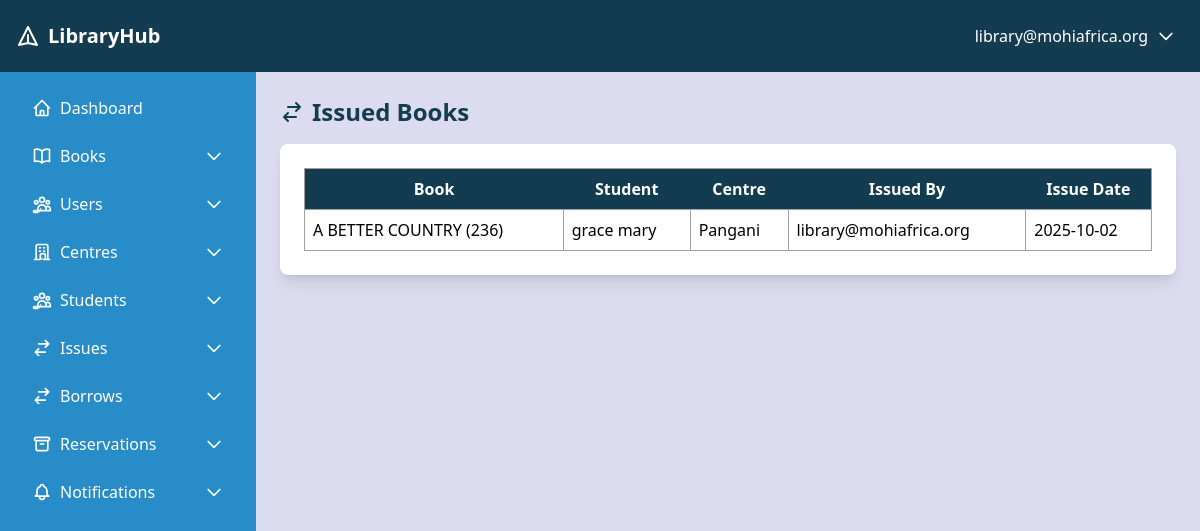
Page /issue-list/ (signed in) on the committed database.
### library_app/models.py (models this page shows, shortened)
class CustomUser(AbstractUser):
    username = None
    email = models.EmailField(unique=True)
    is_librarian = models.BooleanField(default=False)
    is_student = models.BooleanField(default=False)
    is_site_admin = models.BooleanField(default=False)
    is_teacher = models.BooleanField(default=False)
    is_other = models.BooleanField(default=False)
    centre = models.ForeignKey(
        'Centre', on_delete=models.SET_NULL, null=True, blank=True)
    force_password_change = models.BooleanField(default=False)
    USERNAME_FIELD = 'email'
    REQUIRED_FIELDS = []
    objects = CustomUserManager()  # Assign the custom manager here
    groups = models.ManyToManyField(
        Group,
        related_name='customuser_set',
        blank=True,
        help_text='The groups this user belongs to.',
        verbose_name='groups',
    )
    user_permissions = models.ManyToManyField(
        Permission,
        related_name='customuser_permissions',
        blank=True,
        help_text='Specific permissions for this user.',
        verbose_name='user permissions',
    )

class Issue(models.Model):
    book = models.ForeignKey(
        'Book',
        on_delete=models.CASCADE,
        related_name='issues',
        help_text="The book being issued."
    )
    user = models.ForeignKey(
        'Student',
        on_delete=models.CASCADE,
        related_name='issues',
        help_text="The student to whom the book is issued."
    )
    centre = models.ForeignKey(
        'Centre',
        on_delete=models.SET_NULL,
        null=True,
        related_name='issues',
        help_text="The centre where the book is issued."
    )
    issued_by = models.ForeignKey(
        'CustomUser',
        on_delete=models.SET_NULL,
        null=True,
        related_name='books_issued',
        help_text="The user (librarian or admin) who issued the book."
    )
    issue_date = models.DateTimeField(
        auto_now_add=True,
        help_text="The date and time when the book was issued."
    )
    history = HistoricalRecords()

class Book(models.Model):
    title = models.CharField(max_length=300)
    author = models.CharField(max_length=200)
    category = models.CharField(max_length=100)
    book_code = models.CharField(max_length=50, unique=True)
    publisher = models.CharField(max_length=200)
    year_of_publication = models.PositiveIntegerField()
    total_copies = models.PositiveIntegerField(default=1)
    available_copies = models.PositiveIntegerField(default=1)
    centre = models.ForeignKey(
        'Centre', on_delete=models.SET_NULL, null=True, related_name='books')
    added_by = models.ForeignKey(
        'CustomUser', on_delete=models.SET_NULL, null=True, related_name='books_added')
    is_active = models.BooleanField(default=True)
    history = HistoricalRecords()
    is_available = models.BooleanField(default=True)
    class Meta:
        unique_together = ('book_code', 'centre')

class Student(models.Model):
    child_ID = models.IntegerField(unique=True, blank=True, null=True)
    name = models.CharField(max_length=500)
    centre = models.ForeignKey(
        'Centre', on_delete=models.SET_NULL, null=True, blank=True)
    school = models.CharField(max_length=500)
    user = models.OneToOneField('CustomUser', on_delete=models.CASCADE, null=True, blank=True, related_name='student_profile')
    def __str__(self):
        return self.name

class Centre(models.Model):
    name = models.CharField(max_length=300)
    centre_code = models.CharField(max_length=30, unique=True)

### library_app/views/issue_views.py (the view)
# urls.py: path('issue-list/', issue_list, name='issue_list'),
@login_required
@user_passes_test(is_librarian_or_superuser)
def issue_list(request):
    issues = Issue.objects.select_related('book', 'user', 'centre', 'issued_by').all()
    return render(request, 'issue/issue_list.html', {'issues': issues})

### library_app/views/issue_views.py (called while the page is built)
def is_librarian_or_superuser(user):
    return user.is_librarian or user.is_superuser

### library_app/templates/issue/issue_list.html (shortened to what this page needs)
{% extends 'base.html' %}
{% block content %}
<h1 class="text-2xl font-bold mb-4 text-primary flex items-center animate-fade-in">
    <svg class="w-6 h-6 mr-2" fill="none" stroke="currentColor" viewBox="0 0 24 24" xmlns="http://www.w3.org/2000/svg">
        <path stroke-linecap="round" stroke-linejoin="round" stroke-width="2" d="M8 7h12m0 0l-4-4m4 4l-4 4m0 6H4m0 0l4 4m-4-4l4-4"></path>
    </svg>
    Issued Books
</h1>
<div class="bg-white p-6 rounded-lg shadow-lg animate-fade-in">
    <table class="w-full border-collapse border border-neutral">
        <thead>
            <tr class="bg-primary text-white">
                <th class="p-2">Book</th>
                <th class="p-2">Student</th>
                <th class="p-2">Centre</th>
                <th class="p-2">Issued By</th>
                <th class="p-2">Issue Date</th>
            </tr>
        </thead>
        <tbody>
            {% for issue in issues %}
                <tr class="{% cycle 'bg-white' 'bg-light' %}">
                    <td class="p-2 border border-neutral">{{ issue.book.title }} ({{ issue.book.book_code }})</td>
                    <td class="p-2 border border-neutral">{{ issue.user }}</td>
                    <td class="p-2 border border-neutral">{{ issue.centre.name|default:"N/A" }}</td>
                    <td class="p-2 border border-neutral">{{ issue.issued_by.email }}</td>
                    <td class="p-2 border border-neutral">{{ issue.issue_date|date:"Y-m-d" }}</td>
                </tr>
            {% empty %}
                <tr>
                    <td colspan="5" class="p-2 text-center">No books issued.</td>
                </tr>
            {% endfor %}
        </tbody>
    </table>
</div>
{% endblock %}

### library_app/templates/base.html (shortened to what this page needs)
<!DOCTYPE html>
<html lang="en">
<head>
    <script src="https://cdn.tailwindcss.com"></script>
</head>
<body class="bg-light min-h-screen font-sans">
    <header class="bg-primary text-white p-4 flex justify-between items-center">
        <div class="text-xl font-bold flex items-center">
            <svg class="w-6 h-6 mr-2" fill="none" stroke="currentColor" viewBox="0 0 24 24" xmlns="http://www.w3.org/2000/svg">
                <path stroke-linecap="round" stroke-linejoin="round" stroke-width="2" d="M12 19l9 2-9-18-9 18 9-2zm0 0v-8"></path>
            </svg>
            LibraryHub
        </div>
        <div class="relative">
            <button id="user-menu-button" class="flex items-center hover:bg-secondary p-2 rounded">
                <span class="mr-2">{{ user.email }}</span>
                <svg class="w-5 h-5" fill="none" stroke="currentColor" viewBox="0 0 24 24" xmlns="http://www.w3.org/2000/svg">
                    <path stroke-linecap="round" stroke-linejoin="round" stroke-width="2" d="M19 9l-7 7-7-7"></path>
                </svg>
            </button>
        </div>
    </header>
    <div class="flex">
        <aside class="bg-accent text-white w-64 p-4 min-h-screen">
            <ul id="sidebar-menu" class="space-y-2">
                <li>
                    <a href="{% url 'dashboard' %}" class="flex items-center py-2 px-4 hover:bg-secondary rounded">
                        Dashboard
                    </a>
                </li>
                <li>
                    <button class="flex items-center justify-between w-full py-2 px-4 hover:bg-secondary rounded">
                        <span class="flex items-center">
                            Books
                        </span>
                        <svg class="w-5 h-5 dropdown-arrow" fill="none" stroke="currentColor" viewBox="0 0 24 24" xmlns="http://www.w3.org/2000/svg">
                            <path stroke-linecap="round" stroke-linejoin="round" stroke-width="2" d="M19 9l-7 7-7-7"></path>
                        </svg>
                    </button>
                </li>
                <li>
                    <button class="flex items-center justify-between w-full py-2 px-4 hover:bg-secondary rounded">
                        <span class="flex items-center">
                            Users
                        </span>
                        <svg class="w-5 h-5 dropdown-arrow" fill="none" stroke="currentColor" viewBox="0 0 24 24" xmlns="http://www.w3.org/2000/svg">
                            <path stroke-linecap="round" stroke-linejoin="round" stroke-width="2" d="M19 9l-7 7-7-7"></path>
                        </svg>
                    </button>
                </li>
                <li>
                    <button class="flex items-center justify-between w-full py-2 px-4 hover:bg-secondary rounded">
                        <span class="flex items-center">
                            Centres
                        </span>
                        <svg class="w-5 h-5 dropdown-arrow" fill="none" stroke="currentColor" viewBox="0 0 24 24" xmlns="http://www.w3.org/2000/svg">
                            <path stroke-linecap="round" stroke-linejoin="round" stroke-width="2" d="M19 9l-7 7-7-7"></path>
                        </svg>
                    </button>
                </li>
                <li>
                    <button class="flex items-center justify-between w-full py-2 px-4 hover:bg-secondary rounded">
                        <span class="flex items-center">
                            Students
                        </span>
                        <svg class="w-5 h-5 dropdown-arrow" fill="none" stroke="currentColor" viewBox="0 0 24 24" xmlns="http://www.w3.org/2000/svg">
                            <path stroke-linecap="round" stroke-linejoin="round" stroke-width="2" d="M19 9l-7 7-7-7"></path>
                        </svg>
                    </button>
                </li>
                <li>
                    <button class="flex items-center justify-between w-full py-2 px-4 hover:bg-secondary rounded">
                        <span class="flex items-center">
                            <svg class="w-5 h-5 mr-2" fill="none" stroke="currentColor" viewBox="0 0 24 24" xmlns="http://www.w3.org/2000/svg">
                                <path stroke-linecap="round" stroke-linejoin="round" stroke-width="2" d="M8 7h12m0 0l-4-4m4 4l-4 4m0 6H4m0 0l4 4m-4-4l4-4"></path>
                            </svg>
                            Issues
                        </span>
                        <svg class="w-5 h-5 dropdown-arrow" fill="none" stroke="currentColor" viewBox="0 0 24 24" xmlns="http://www.w3.org/2000/svg">
                            <path stroke-linecap="round" stroke-linejoin="round" stroke-width="2" d="M19 9l-7 7-7-7"></path>
                        </svg>
                    </button>
                </li>
                <li>
                    <button class="flex items-center justify-between w-full py-2 px-4 hover:bg-secondary rounded">
                        <span class="flex items-center">
                            <svg class="w-5 h-5 mr-2" fill="none" stroke="currentColor" viewBox="0 0 24 24" xmlns="http://www.w3.org/2000/svg">
                                <path stroke-linecap="round" stroke-linejoin="round" stroke-width="2" d="M8 7h12m0 0l-4-4m4 4l-4 4m0 6H4m0 0l4 4m-4-4l4-4"></path>
                            </svg>
                            Borrows
                        </span>
                        <svg class="w-5 h-5 dropdown-arrow" fill="none" stroke="currentColor" viewBox="0 0 24 24" xmlns="http://www.w3.org/2000/svg">
                            <path stroke-linecap="round" stroke-linejoin="round" stroke-width="2" d="M19 9l-7 7-7-7"></path>
                        </svg>
                    </button>
                </li>
                <li>
                    <button class="flex items-center justify-between w-full py-2 px-4 hover:bg-secondary rounded">
                        <span class="flex items-center">
                            <svg class="w-5 h-5 mr-2" fill="none" stroke="currentColor" viewBox="0 0 24 24" xmlns="http://www.w3.org/2000/svg">
                                <path stroke-linecap="round" stroke-linejoin="round" stroke-width="2" d="M5 8h14M5 8a2 2 0 110-4h14a2 2 0 110 4M5 8v10a2 2 0 002 2h10a2 2 0 002-2V8m-9 4h4"></path>
                            </svg>
                            Reservations
                        </span>
                        <svg class="w-5 h-5 dropdown-arrow" fill="none" stroke="currentColor" viewBox="0 0 24 24" xmlns="http://www.w3.org/2000/svg">
                            <path stroke-linecap="round" stroke-linejoin="round" stroke-width="2" d="M19 9l-7 7-7-7"></path>
                        </svg>
                    </button>
                </li>
                <li>
                    <button class="flex items-center justify-between w-full py-2 px-4 hover:bg-secondary rounded">
                        <span class="flex items-center">
                            Notifications
                        </span>
                        <svg class="w-5 h-5 dropdown-arrow" fill="none" stroke="currentColor" viewBox="0 0 24 24" xmlns="http://www.w3.org/2000/svg">
                            <path stroke-linecap="round" stroke-linejoin="round" stroke-width="2" d="M19 9l-7 7-7-7"></path>
                        </svg>
                    </button>
                </li>
            </ul>
        </aside>
        <main class="flex-1 p-6">
            {% block content %}{% endblock %}
        </main>
    </div>
</body>
</html>

### rows in the picture
CustomUser: email "library@mohiafrica.org"
Issue: book "A BETTER COUNTRY", book.book_code "236", user "grace mary", centre.name "Pangani", issued_by.email "library@mohiafrica.org", issue_date "2025-10-02"
